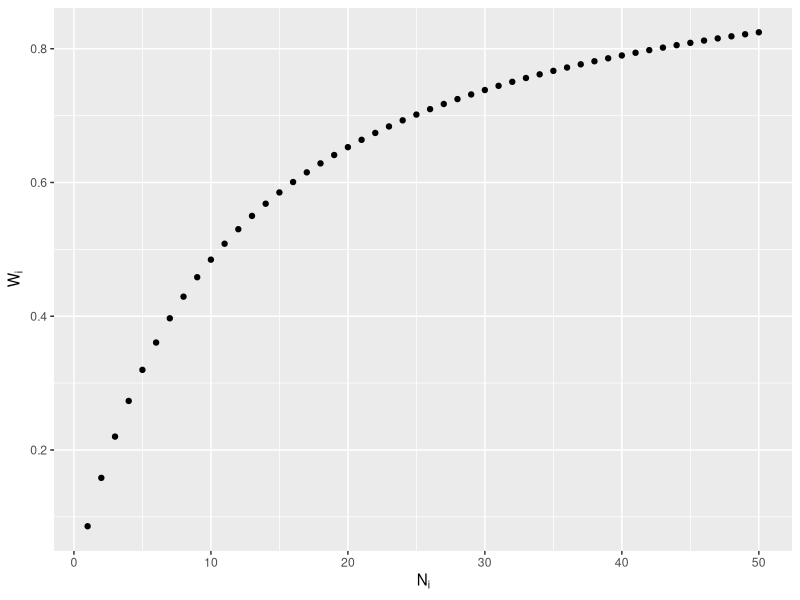
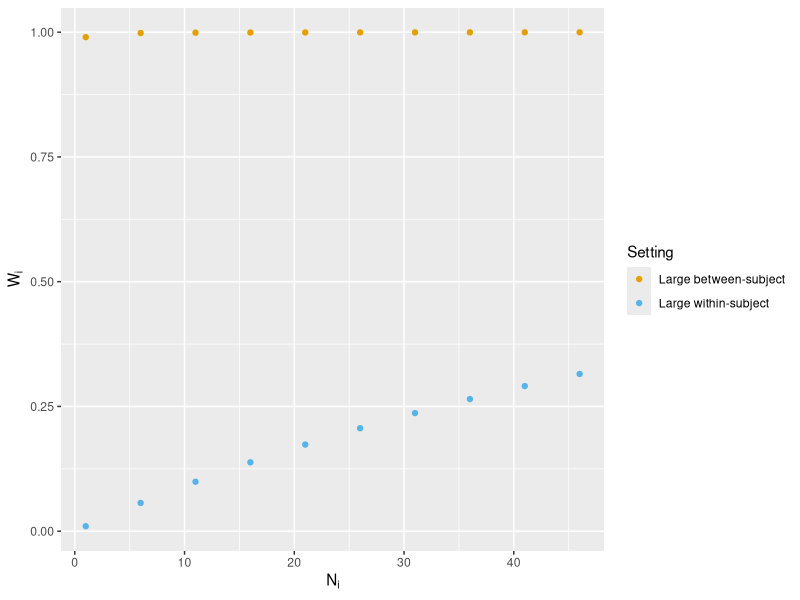

Write the R code that produced these figures, in order.
## ---- chunk 1
library(lme4)
library(lmerTest)
library(ggplot2)
set.seed(1850)  # This is simply fixing the seed so the code always gives the same result.  
#Obviously omit this if you are running new simulations

# Simulate true subject-specific means:
nsub = 10
btwn.sub.sd = 10
#within-subject means
win.means = rnorm(nsub, mean = 250, sd = btwn.sub.sd)

# Simualte data for each subject by wiggling around their means
win.sub.sd = 20
# The following indicates how many data per subject, the first 5 only have 5 observations.
n.per.sub = rep(50, nsub)
n.per.sub[1:5] = 5
rt = c()
subid = c()
for (i in 1:nsub){
  rt.loop = rnorm(n.per.sub[i], win.means[i], sd = win.sub.sd)
  rt = c(rt, rt.loop)
  subid = c(subid, rep(i, n.per.sub[i]))
}
dat = data.frame(subid, rt)
## ---- chunk 2

# Stage 1
stage1.est = rep(NA, nsub)
for (i in 1:nsub){
  # Estimating the mean RT via linear regression
  mod.loop = lm(rt ~ 1, dat[dat$subid==i,])
  stage1.est[i] = mod.loop$coef[1]
}
mod.lmer = lmer(rt ~ 1 + (1|subid), dat)
summary(mod.lmer)

mmcm = coef(mod.lmer)$subid[, 1]
vcov.vals = as.data.frame(VarCorr(mod.lmer)) #random effects values
beta.hat = summary(mod.lmer)$coefficients[1]
## ---- chunk 3
vcov.vals[,5]=round(vcov.vals[,5], digits=2)

## ---- chunk 4
Ni.plot = 1:50
Wi.plot = vcov.vals[1,4]/(vcov.vals[1,4] + vcov.vals[2,4]/Ni.plot)
datplot = data.frame(Ni.plot, Wi.plot)
ggplot(datplot, aes(x=Ni.plot, y =Wi.plot)) + geom_point() +labs(y=expression(W[i]), x = expression(N[i]))

## ---- chunk 5
Wi = vcov.vals[1,4]/(vcov.vals[1,4] + vcov.vals[2,4]/n.per.sub) 
# See first code chunk for n.per.sub
cond.mode.est = Wi*stage1.est + (1-Wi)*beta.hat

# Stack my estimates on top of lmer's conditional model estimates
rbind(cond.mode.est, mmcm)                     

## ---- chunk 6
# Large within-subject variance with respect to between-subject variance (go bold or go home)
Ni.plot = seq(1, 50, 5)

Wi.plot.large.within = 1/(1 + 100/Ni.plot)

# Large between-subject variance with respect to within-subject variance
Wi.plot.large.between = 100/(100 + 1/Ni.plot)

Wi.all = c(Wi.plot.large.within, Wi.plot.large.between)
Setting = rep(c("Large within-subject", "Large between-subject"), each = length(Ni.plot))
Ni.all = c(Ni.plot, Ni.plot)
datplot2 = data.frame (Wi.all, Ni.all, Setting)
cbPalette <- c("#E69F00", "#56B4E9", "#009E73", "#F0E442", "#0072B2", "#D55E00", "#CC79A7","#999999")

ggplot(datplot2, aes(x=Ni.all, y =Wi.all, color = Setting)) + geom_point() +labs(y=expression(W[i]), x = expression(N[i]))+ scale_colour_manual(values=cbPalette)
